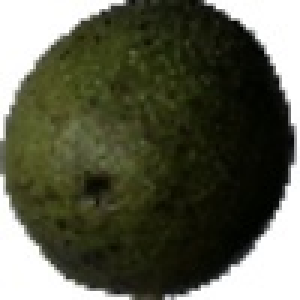
#> input picture Test_data/r_321_100.jpg, 100 x 100 px, found by its file name (shown 3 times larger)
$ jupyter execute --allow-errors main.ipynb
#> lines starting #> are read from the running program, lines starting #| are printed output that depends on the picture; after the words box and inside, x2 and y2 are one past the last pixel; in counts of white or black regions, pixels touching at a corner belong together
#> further down, image is the input picture: shape (100, 100, 3); mean B, G, R 75.7, 93, 90.9
### feature.py
import cv2
import numpy as np
import pandas as pd
from sklearn.cluster import KMeans
from scipy.spatial.distance import cdist
import pickle
import os
import pysift

# [6 lines left out: function average_BGR, not called in this run]


def average_HSV_simple(image):
    image = cv2.cvtColor(image, cv2.COLOR_BGR2HSV)
    avg_hue = image[:, :, 0].mean()
    avg_saturation = image[:, :, 1].mean()
    avg_value = image[:, :, 2].mean()

    return avg_hue, avg_saturation, avg_value

def average_HSV(image):
    # Chuyển đổi ảnh từ BGR sang HSV
    image_hsv = cv2.cvtColor(image, cv2.COLOR_BGR2HSV)
#> image_hsv: shape (100, 100, 3); mean H, S, V 31.3, 115.9, 93

    # Lọc ra những điểm ảnh không phải màu đen
    lower_white = np.array([0, 0, 200])
    upper_white = np.array([180, 30, 255])
    mask = cv2.inRange(image_hsv, lower_white, upper_white)
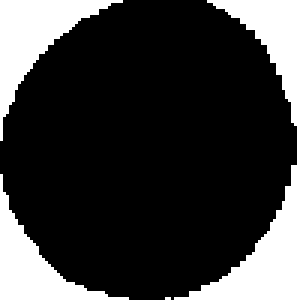
#> mask: shape (100, 100) (shown 3 times larger); 22.7% white; 4 white regions (1 under 20 px), largest, box (x1, y1, x2, y2) and area: (58, 0, 100, 100) 1136, (0, 0, 41, 47) 616, (0, 58, 43, 100) 512

    image_hsv_filtered = cv2.bitwise_and(image_hsv, image_hsv, mask=cv2.bitwise_not(mask))
#> image_hsv_filtered: shape (100, 100, 3); mean H, S, V 27.5, 115.8, 35.7

    # Tính trung bình của kênh H, S, V
    avg_hue = image_hsv_filtered[:, :, 0][image_hsv_filtered[:, :, 0] > 0].mean()
#> avg_hue = 35.8
    avg_saturation = image_hsv_filtered[:, :, 1][image_hsv_filtered[:, :, 1] > 0].mean()
#> avg_saturation = 150.5
    avg_value = image_hsv_filtered[:, :, 2][image_hsv_filtered[:, :, 2] > 0].mean()
#> avg_value = 46.2

    return avg_hue, avg_saturation, avg_value

def convert_to_gray(image):
    gray = cv2.cvtColor(image, cv2.COLOR_BGR2GRAY)
    return gray

def SIFT_2(image):
    _,descriptors = pysift.computeKeypointsAndDescriptors(image)
    return descriptors

# [63 lines left out: functions SIFT, kmeans_bow, create_features_bow, get_feature_bow, not called in this run]


def get_image_feature(image, folder_path):
    gray = convert_to_gray(image)
    sift = SIFT_2(gray)

    file_path = os.path.join(folder_path, "bow_dictionary.pkl")

    with open(file_path, "rb") as file:
        BoW = pickle.load(file)

    feature = create_features_bow(sift, BoW, 30)

    return feature


### main.ipynb
## Import lib

[cell 1]
import cv2 as cv
import os
import matplotlib.pyplot as plt
import numpy as np
from feature import *

### Các công thức tính khoảng cách

[cell 2]
# Khoảng cách euclidean
def euclidean_distance(vector1, vector2):
    return np.linalg.norm(vector1 - vector2)
# Khoảng cách Cosin
def cosin_distance(vector1, vector2):
    return np.dot(vector1, vector2) / (np.linalg.norm(vector1) * np.linalg.norm(vector2))

### Cụm và tìm tâm gần nhất

[cell 3]
# Hàm đọc ảnh từ thư mục
def Centers(file_path):
    with open(file_path, "r") as file:
        lines = file.readlines()
        centers = []
        for line in lines:
            center = [float(x) for x in line.strip().split()]
            centers.append(center)
        return centers
# Tìm cụm
def find_Center(point, centers):
    point = np.array(point)
    min_distance = float('inf')
    closest_center = None
    closest_index = -1

    for i,center in enumerate(centers):

        distance = euclidean_distance(point, center)

        if distance < min_distance:
            min_distance = distance
            closest_center = center
            closest_index = i

    return closest_center, closest_index

### Hàm thư mục chứa ảnh tương ứng

[cell 4]
def find_cluster(point1,point2):
    point=point1
    folder_path = "D:\\Nhat\\term_8\\MDS\\src\\kmeans"
    filename ="cluster_center.txt"
    file_path = os.path.join(folder_path, filename)
    while os.path.exists(file_path):
        centers = Centers(file_path)
        center, index = find_Center(point, centers)

        folder_path = os.path.join(folder_path, str(index))
        file_path = os.path.join(folder_path, filename)
        point =point2

    return folder_path

### Luồng chính

[cell 5]
image_path = "D:\\Nhat\\term_8\\MDS\\src\\Test_data\\r_321_100.jpg"
image = cv.imread(image_path)
image_original = image.copy()

[cell 6]
image_HSV = average_HSV(image)
#> image_HSV = (35.8, 150.5, 46.2)
image_HSV_simple = average_HSV_simple(image)
#> in average_HSV_simple, `avg_hue = image[:, :, 0].mean()`: avg_hue = 31.26
#> in average_HSV_simple, `avg_saturation = image[:, :, 1].mean()`: avg_saturation = 115.9
#> in average_HSV_simple, `avg_value = image[:, :, 2].mean()`: avg_value = 93.04
#> image_HSV_simple = (31.26, 115.9, 93.04)
cluster_path = find_cluster(image_HSV,image_HSV_simple)
#> in find_cluster, `point=point1`: point = (35.8, 150.5, 46.2)
#> the loop in find_cluster, `while os.path.exists(file_path):` made 226 passes; (reads kmeans/cluster_center.txt from the repository)
#> (center, index) on passes 1 to 3: ([37.34, 144.8, 51.39], 5), ([17.43, 88.11, 95.41], 0), ([17.43, 88.11, 95.41], 0)

#> (the rest of this cell did not finish here and is left out)

#> in convert_to_gray, `gray = cv2.cvtColor(image, cv2.COLOR_BGR2GRAY)`:
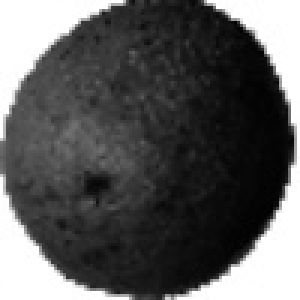
#> gray: shape (100, 100) (shown 3 times larger); min 1, max 255, mean 90.4

metadata_path = os.path.join(cluster_path, "metadata.txt")

metadata = {}

with open(metadata_path,"r") as file:
    for line in file:
        key, value = line.strip().split(": ",1)
        key = key.strip()
        value = value.strip()

        dict_value = eval(value)

        for key1,value1 in dict_value.items():
            if isinstance(value1, list):
                pass
            else:
                try:
                    dict_value[key1] = float(value1)
                except ValueError:
                    pass

        metadata[key] = dict_value

for key in metadata:
    dict_tmp = metadata[key]
    feature = dict_tmp['Bow']
    distance = cosin_distance(image_feature, feature)
    metadata[key]=distance

sorted_metadata = sorted(metadata.items(), key=lambda x: x[1],reverse=True)[:3]

image_original = cv.cvtColor(image_original, cv.COLOR_BGR2RGB)
fig = plt.figure(figsize=(15,2))
plt.imshow(image_original)
plt.title("Original Image")
plt.axis('off')
plt.show()
fig, axes = plt.subplots(1,len(sorted_metadata))

for i,(path,data) in enumerate(sorted_metadata):
    image = cv.imread(path)
    image_rgb = cv.cvtColor(image, cv.COLOR_BGR2RGB)
    axes[i].imshow(image_rgb)
    axes[i].set_title('Cosin Distance: {:.4f}'.format(data), fontsize=10)
    axes[i].axis('off')

plt.show()
